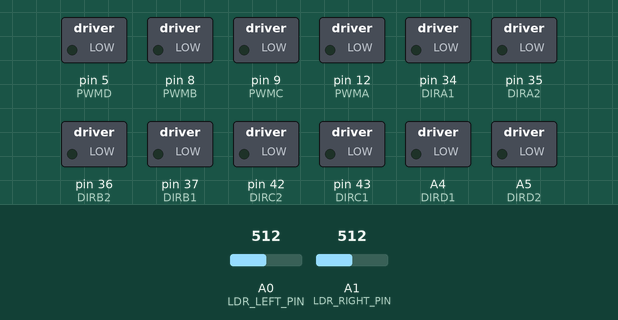
The sketch below on a simulated Arduino Mega 2560, built with avr-gcc and run on an emulated ATmega2560. On the bench: switched loads named in the sketch (green lamp = pin HIGH). Dashed ring = blinking. Inputs (shaded band) come from the test bench; at power-on: A0 (LDR_LEFT_PIN) = 512, A1 (LDR_RIGHT_PIN) = 512. What the sketch prints to the serial monitor is not drawn.

Above: at 12.2 s.
12.3 s: A0 (LDR_LEFT_PIN) set to 531
At 12.47 s:
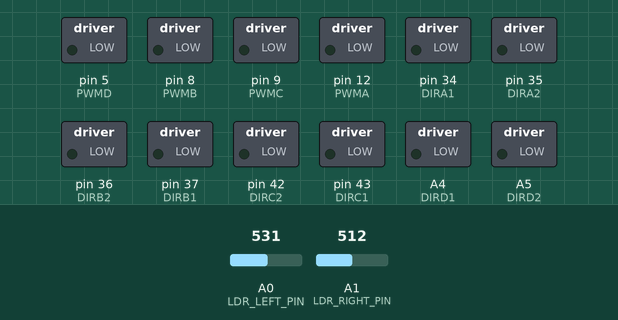
15.3 s: A0 (LDR_LEFT_PIN) set to 511
At 15.53 s:
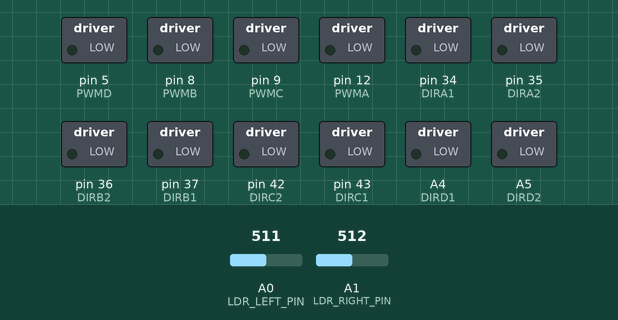
18.3 s: A1 (LDR_RIGHT_PIN) set to 716
At 18.54 s:
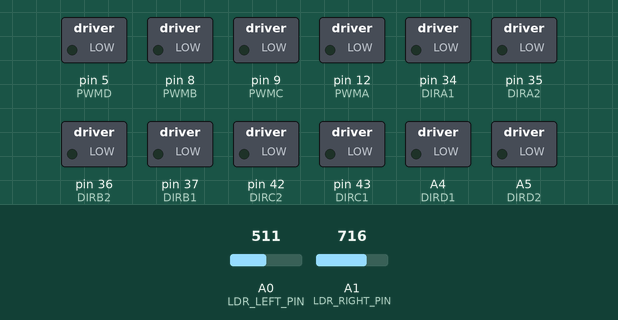
21.3 s: A1 (LDR_RIGHT_PIN) set to 900
24.3 s: A1 (LDR_RIGHT_PIN) set to 122
At 24.57 s:
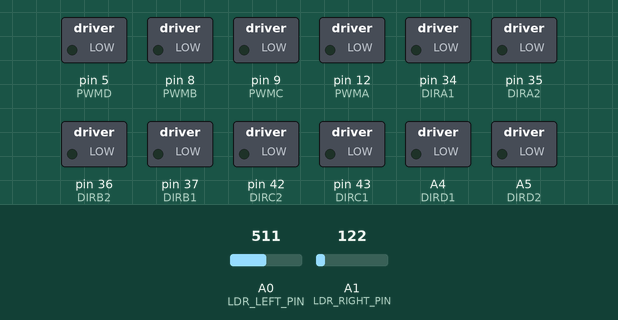
Timing chart, 0 to 28.3 s (numbered marks = the images above; inputs shaded):
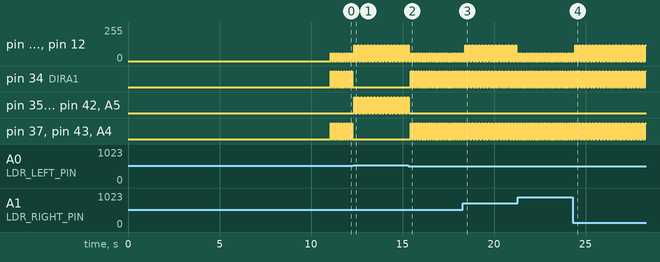

Measured:
- the behaviour switches between 512 and 513 on A0 (LDR_LEFT_PIN) (found by bisection; images 0 and 1)
- after the input at 12.3 s, pin 5 (PWMD), pin 8 (PWMB): alternates 120/255 for 0.07 s and 0/255 for 0.11 s, starting after 0.05 s
- after the input at 15.3 s, pin 34 (DIRA1), pin 37 (DIRB1), pin 43 (DIRC1), A4 (DIRD1): alternates HIGH for 0.05 s and LOW for 0.09 s, starting after 0.14 s; pin 35 (DIRA2), pin 36 (DIRB2), pin 42 (DIRC2), A5 (DIRD2): goes on until 15.3 s, then stays LOW
- after the input at 18.3 s, pin 5 (PWMD), pin 8 (PWMB), pin 9 (PWMC), pin 12 (PWMA): alternates 120/255 for 0.07 s and 0/255 for 0.11 s, starting after 0.12 s; pin 34 (DIRA1), pin 37 (DIRB1), pin 43 (DIRC1), A4 (DIRD1): alternates HIGH for 0.07 s and LOW for 0.11 s, starting after 0.30 s
- after the input at 24.3 s, pin 34 (DIRA1), pin 37 (DIRB1), pin 43 (DIRC1), A4 (DIRD1): alternates HIGH for 0.07 s and LOW for 0.11 s, starting after 0.33 s
- by itself, pin 5 (PWMD), pin 8 (PWMB), pin 9 (PWMC), pin 12 (PWMA): alternates 60/255 for 0.05 s and 0/255 for 0.09 s
- by itself, pin 34 (DIRA1), pin 37 (DIRB1), pin 43 (DIRC1), A4 (DIRD1): alternates HIGH for 0.05 s and LOW for 0.09 s

The sketch:

light.ino
```cpp
// ────────────────────────────────────────────────────────────────
// 只用 A0/A1 两个光敏传感器，让车头对准光源（无超声/无IMU）
// 标定参照你们 lab：环境光、遮挡，得到 0~100 强度；用 TOL/K 逐步逼近
// ────────────────────────────────────────────────────────────────
#include <Arduino.h>

// ==== LDR 模拟口（按你们 lab 用 A0/A1） ====
#define LDR_LEFT_PIN   A0
#define LDR_RIGHT_PIN  A1

// ==== 麦克纳姆底盘电机引脚（与你原工程一致） ====
#define PWMA 12
#define DIRA1 34
#define DIRA2 35
#define PWMB 8
#define DIRB1 37
#define DIRB2 36
#define PWMC 9
#define DIRC1 43
#define DIRC2 42
#define PWMD 5
#define DIRD1 A4
#define DIRD2 A5

// 电机宏（0~255）
#define MOTORA_FORWARD(p)  do{digitalWrite(DIRA1,LOW);  digitalWrite(DIRA2,HIGH); analogWrite(PWMA,constrain(p,0,255));}while(0)
#define MOTORA_BACKOFF(p)  do{digitalWrite(DIRA1,HIGH); digitalWrite(DIRA2,LOW);  analogWrite(PWMA,constrain(p,0,255));}while(0)
#define MOTORA_STOP()      do{digitalWrite(DIRA1,LOW);  digitalWrite(DIRA2,LOW);  analogWrite(PWMA,0);}while(0)
#define MOTORB_FORWARD(p)  do{digitalWrite(DIRB1,LOW);  digitalWrite(DIRB2,HIGH); analogWrite(PWMB,constrain(p,0,255));}while(0)
#define MOTORB_BACKOFF(p)  do{digitalWrite(DIRB1,HIGH); digitalWrite(DIRB2,LOW);  analogWrite(PWMB,constrain(p,0,255));}while(0)
#define MOTORB_STOP()      do{digitalWrite(DIRB1,LOW);  digitalWrite(DIRB2,LOW);  analogWrite(PWMB,0);}while(0)
#define MOTORC_FORWARD(p)  do{digitalWrite(DIRC1,LOW);  digitalWrite(DIRC2,HIGH); analogWrite(PWMC,constrain(p,0,255));}while(0)
#define MOTORC_BACKOFF(p)  do{digitalWrite(DIRC1,HIGH); digitalWrite(DIRC2,LOW);  analogWrite(PWMC,constrain(p,0,255));}while(0)
#define MOTORC_STOP()      do{digitalWrite(DIRC1,LOW);  digitalWrite(DIRC2,LOW);  analogWrite(PWMC,0);}while(0)
#define MOTORD_FORWARD(p)  do{digitalWrite(DIRD1,LOW);  digitalWrite(DIRD2,HIGH); analogWrite(PWMD,constrain(p,0,255));}while(0)
#define MOTORD_BACKOFF(p)  do{digitalWrite(DIRD1,HIGH); digitalWrite(DIRD2,LOW);  analogWrite(PWMD,constrain(p,0,255));}while(0)
#define MOTORD_STOP()      do{digitalWrite(DIRD1,LOW);  digitalWrite(DIRD2,LOW);  analogWrite(PWMD,0);}while(0)

void STOP(){ MOTORA_STOP(); MOTORB_STOP(); MOTORC_STOP(); MOTORD_STOP(); }

// 顺/逆时针原地旋（如方向与预期相反，把 INVERT_ROTATE 置 true）
bool INVERT_ROTATE = false;
void rotateCW(uint8_t pwm){   // 顺时针
  if (INVERT_ROTATE){ MOTORA_FORWARD(pwm); MOTORB_FORWARD(pwm); MOTORC_FORWARD(pwm); MOTORD_FORWARD(pwm); }
  else               { MOTORA_BACKOFF(pwm); MOTORB_BACKOFF(pwm); MOTORC_BACKOFF(pwm); MOTORD_BACKOFF(pwm); }
}
void rotateCCW(uint8_t pwm){  // 逆时针
  if (INVERT_ROTATE){ MOTORA_BACKOFF(pwm); MOTORB_BACKOFF(pwm); MOTORC_BACKOFF(pwm); MOTORD_BACKOFF(pwm); }
  else               { MOTORA_FORWARD(pwm); MOTORB_FORWARD(pwm); MOTORC_FORWARD(pwm); MOTORD_FORWARD(pwm); }
}

// ==== 参数（等价你们 lab 的 TOL / K） ====
int    TOL          = 5;      // 左右强度的“死区”（单位：强度 0~100）
int    N_LOCK       = 6;      // 连续满足死区帧数才锁定
int    BRIGHT_MIN   = 20;     // 总亮度阈值（避免黑暗中误锁定），0~200
uint8_t PWM_SPIN    = 120;    // 旋转速度（低速更稳）
int    PULSE_MS     = 70;     // 旋转脉冲时长
int    SETTLE_MS    = 90;     // 脉冲后静置再测

// ==== 标定得到的线性映射（模仿你们 lab） ====
int adcL_amb=0, adcR_amb=0;   // 环境光 ADC
int adcL_blk=0, adcR_blk=0;   // 遮挡（近似 0 光）ADC
float mL=1, mR=1;             // 斜率： (amb - blk)/100
// 强度 0~100 计算： (读数 - blk)/m

// 平滑读取
int readSmooth(uint8_t pin){
  long acc=0; for(int i=0;i<5;i++){ acc+=analogRead(pin); delay(2); } return acc/5;
}

void calibrate(){
  Serial.println(F("校准1/3：请把传感器置于环境光下，保持不动 5 秒..."));
  delay(5000);
  adcL_amb = readSmooth(LDR_LEFT_PIN);
  adcR_amb = readSmooth(LDR_RIGHT_PIN);
  Serial.print(F("环境光 Left=")); Serial.print(adcL_amb);
  Serial.print(F(" Right=")); Serial.println(adcR_amb);

  Serial.println(F("\n校准2/3：请用手指覆盖两只传感器，持续 5 秒..."));
  delay(2000);
  Serial.println(F("开始采样..."));
  delay(3000);
  adcL_blk = readSmooth(LDR_LEFT_PIN);
  adcR_blk = readSmooth(LDR_RIGHT_PIN);
  Serial.print(F("遮挡 Left=")); Serial.print(adcL_blk);
  Serial.print(F(" Right=")); Serial.println(adcR_blk);

  // 斜率（避免除0）
  mL = max(1, (adcL_amb - adcL_blk)) / 100.0f;
  mR = max(1, (adcR_amb - adcR_blk)) / 100.0f;

  Serial.println(F("\n校准3/3：完成，移开手，准备开始。"));
  delay(1000);
}

void setup(){
  Serial.begin(115200);

  // 电机引脚
  pinMode(PWMA,OUTPUT); pinMode(DIRA1,OUTPUT); pinMode(DIRA2,OUTPUT);
  pinMode(PWMB,OUTPUT); pinMode(DIRB1,OUTPUT); pinMode(DIRB2,OUTPUT);
  pinMode(PWMC,OUTPUT); pinMode(DIRC1,OUTPUT); pinMode(DIRC2,OUTPUT);
  pinMode(PWMD,OUTPUT); pinMode(DIRD1,OUTPUT); pinMode(DIRD2,OUTPUT);
  STOP();

  // LDR
  pinMode(LDR_LEFT_PIN,  INPUT);
  pinMode(LDR_RIGHT_PIN, INPUT);

  calibrate();
  Serial.println(F("\n开始找光：哪侧更亮向哪侧小脉冲旋转；进入死区连续 N 次即锁定并停止"));
}

void loop(){
  // 读原始 ADC
  int rawL = readSmooth(LDR_LEFT_PIN);
  int rawR = readSmooth(LDR_RIGHT_PIN);

  // 映射为强度 0~100（可超界，后面夹紧）
  int left  = (int)((rawL - adcL_blk)/mL);
  int right = (int)((rawR - adcR_blk)/mR);
  left  = constrain(left,  0, 100);
  right = constrain(right, 0, 100);

  int diff = left - right;              // 正：左更亮；负：右更亮
  int sumI = left + right;              // 总亮度 0~200
  static int lockCnt=0;

  // 串口观察
  static unsigned long t0=0;
  if(millis()-t0>200){
    Serial.print(F("L=")); Serial.print(left);
    Serial.print(F(" R=")); Serial.print(right);
    Serial.print(F(" diff=")); Serial.print(diff);
    Serial.print(F(" sum=")); Serial.print(sumI);
    Serial.print(F(" lock=")); Serial.println(lockCnt);
    t0=millis();
  }

  // 判定：亮度足够 且 进入死区 → 计数锁定
  if (sumI >= BRIGHT_MIN && abs(diff) <= TOL){
    lockCnt++;
    STOP();
    if (lockCnt >= N_LOCK){
      // 对正 → 长停
      STOP();
      // 若想持续跟随，把 lockCnt 清零即可
      delay(20);
      return;
    }
  }else{
    lockCnt = 0;
    // 逐步逼近：向更亮一侧做一个“短脉冲旋转”，再停→稳→再测
    if (diff > TOL){
      // 左更亮 → 逆时针一小步
      rotateCCW(PWM_SPIN);
      delay(PULSE_MS);
      STOP();
      delay(SETTLE_MS);
    }else if (diff < -TOL){
      // 右更亮 → 顺时针一小步
      rotateCW(PWM_SPIN);
      delay(PULSE_MS);
      STOP();
      delay(SETTLE_MS);
    }else{
      // 亮度不够或刚好在死区但总亮度太低：做慢速扫描（避免卡死）
      rotateCW(max<uint8_t>(60, PWM_SPIN/2));
      delay(50);
      STOP();
      delay(70);
    }
  }
}
```
